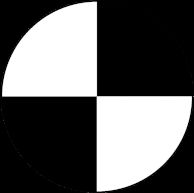
#> input picture opencv_test/opencv_test/Windows/Template Matching Example/template.png, 194 x 193 px
$ python live_detect.py
#> lines starting #> are read from the running program, lines starting #| are printed output that depends on the picture; after the words box and inside, x2 and y2 are one past the last pixel; in counts of white or black regions, pixels touching at a corner belong together
import cv2
import numpy as np

cap = cv2.VideoCapture(0)

template_image = cv2.imread('template.png')
#> template_image is the input picture: shape (193, 194, 3); min 0, max 255, mean 97.1
template_gray = cv2.cvtColor(template_image, cv2.COLOR_BGR2GRAY)

scale_factors = [.15, .10]

threshold = 0.70

while True:
    ret, frame = cap.read()
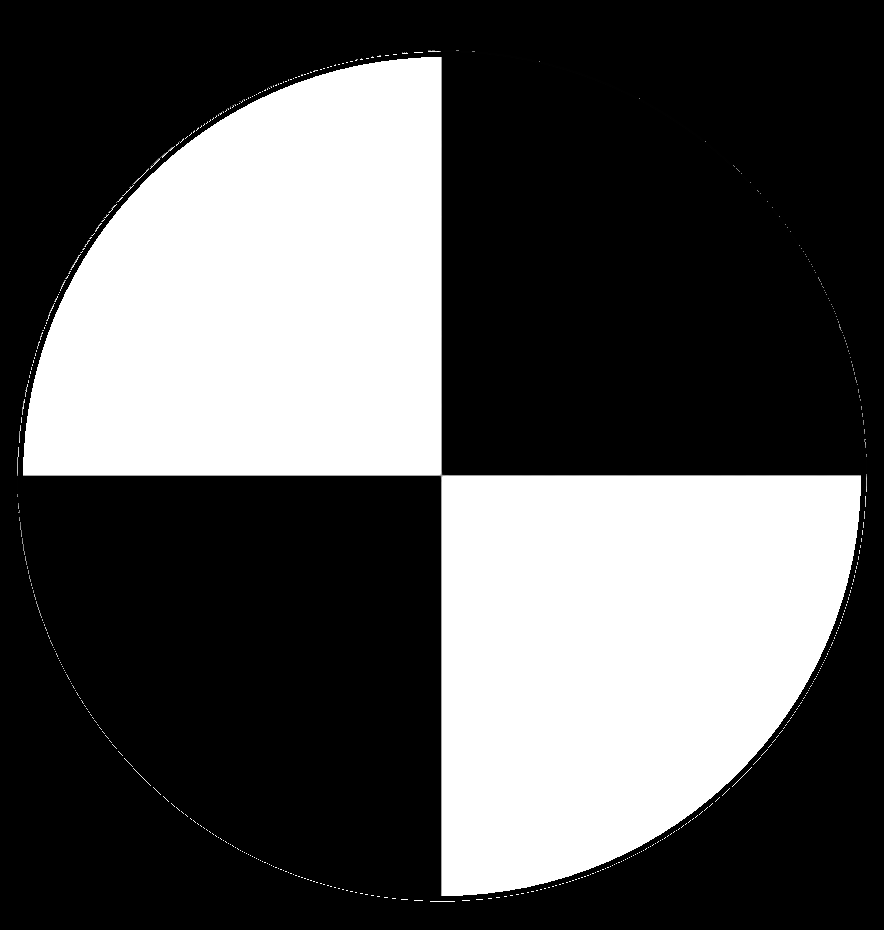
#> input picture opencv_test/opencv_test/Windows/Template Matching Example/1.png, 884 x 930 px, given in place of the camera
#> frame is the input picture: shape (930, 884, 3); mean B, G, R 86.1, 86.1, 86.1
    if not ret:
        break

    frame_gray = cv2.cvtColor(frame, cv2.COLOR_BGR2GRAY)

    boxes = []
    for scale in scale_factors:
        resized_template = cv2.resize(template_image, None, fx=scale, fy=scale)
        result = cv2.matchTemplate(frame, resized_template, cv2.TM_CCOEFF_NORMED)
        locations = np.where(result >= threshold)

        for loc in zip(*locations[::-1]):
            top_left = loc
            bottom_right = (top_left[0] + resized_template.shape[1], top_left[1] + resized_template.shape[0])
            boxes.append([top_left[0], top_left[1], bottom_right[0], bottom_right[1]])
#> this loop made 2 passes
#> locations on pass 2: ([465, 465, 466, 466], [431, 432, 431, 432])
#> pass 1, `resized_template = cv2.resize(template_image, None, fx=scale, fy=scale)`:
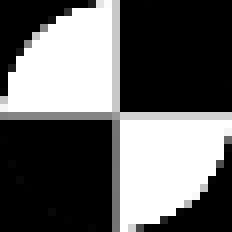
#> resized_template: shape (29, 29, 3) (shown 8 times larger); min 0, max 255, mean 99.6
#> pass 1, `result = cv2.matchTemplate(frame, resized_template, cv2.TM_CCOEFF_NORM..`:
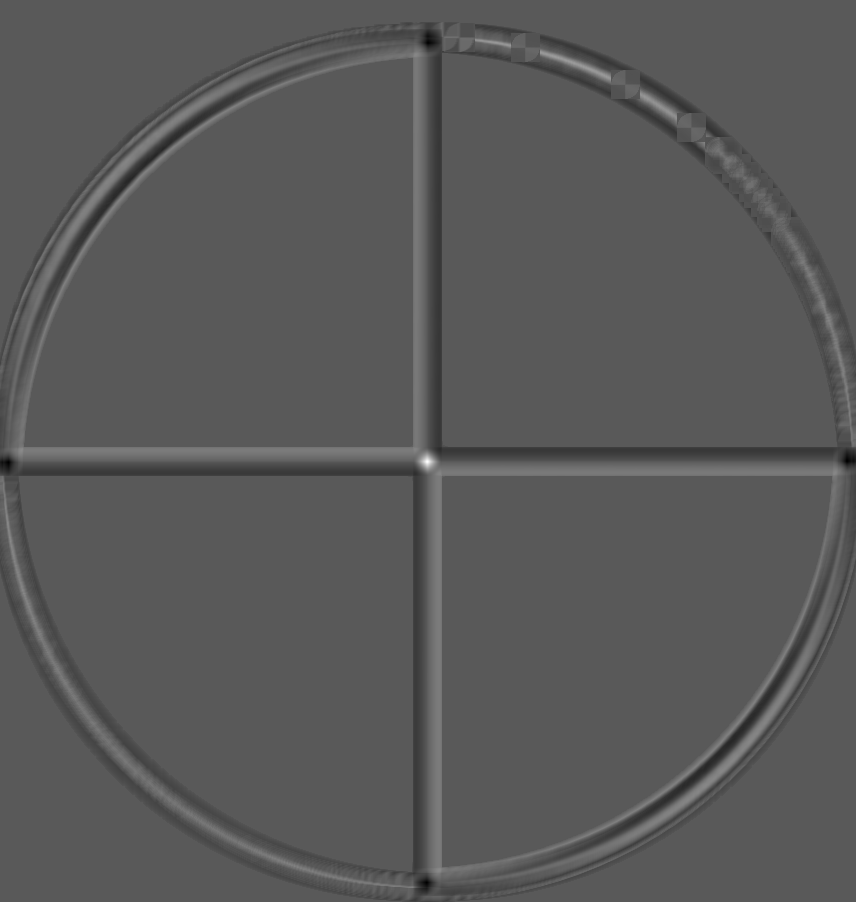
#> result: shape (902, 856) float32; min -0.419, max 0.772, mean -0.000703; drawn with min black and max white
#> pass 2, `result = cv2.matchTemplate(frame, resized_template, cv2.TM_CCOEFF_NORM..`:
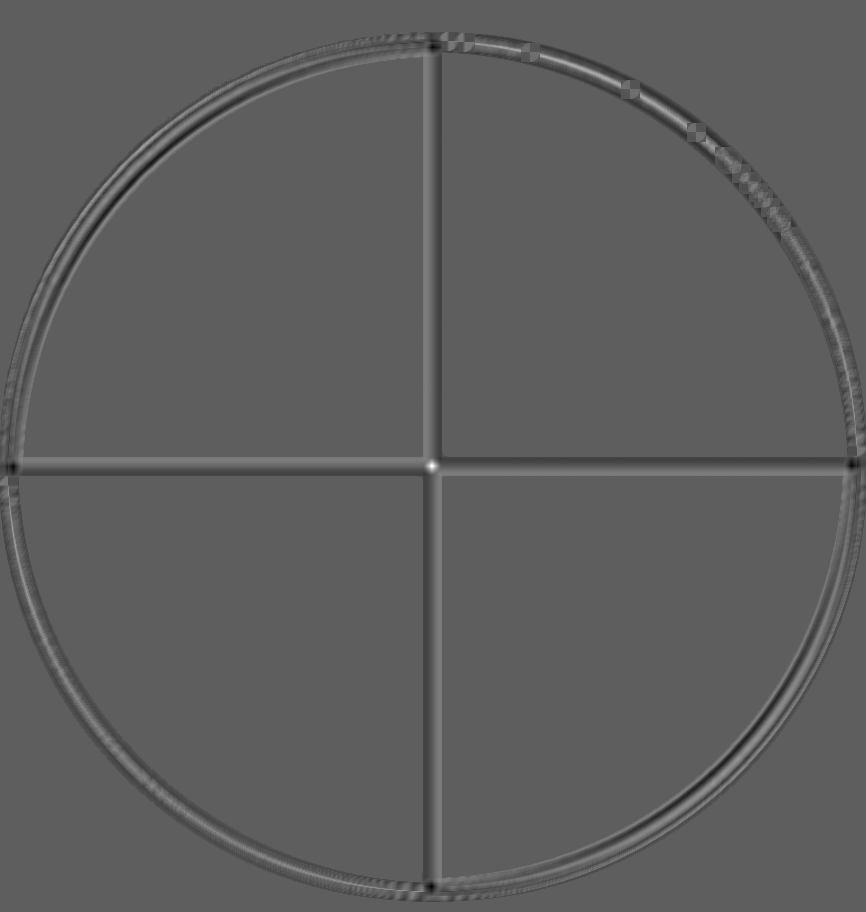
#> result: shape (912, 866) float32; min -0.44, max 0.744, mean -0.000509; drawn with min black and max white
#> after the loop, boxes = [[427, 460, 456, 489], [426, 461, 455, 490], [427, 461, 456, 490], [428, 461, 457, 490], [426, 462, 455, 491], [427, 462, 456, 491], [431, 465, 450, 484], [432, 465, 451, 484], [431, 466, 450, 485], [432, 466, 451, 485]]

    boxes = np.array(boxes)
    indices = cv2.dnn.NMSBoxes(boxes.tolist(), [1]*len(boxes), threshold, 0.9)
#> indices = [0]
    detected_templates = len(indices)  # Count the number of non-overlapping detections
#> detected_templates = 1

    for i in indices:
        i = i.item(0)
        box = boxes[i]
        top_left = (box[0], box[1])
        bottom_right = (box[2], box[3])
        cv2.rectangle(frame, top_left, bottom_right, (0, 255, 0), 2)

        # Compute the center coordinates of the detected template
        center_x = int((top_left[0] + bottom_right[0]) / 2)
        center_y = int((top_left[1] + bottom_right[1]) / 2)

        # Display the coordinates of the center of the detected template on the frame
        cv2.putText(frame, f"Center: ({center_x}, {center_y})", (center_x, center_y), cv2.FONT_HERSHEY_SIMPLEX, 0.5, (0, 0, 255), 2)
#> this loop made 1 pass
#> (i, top_left, bottom_right, center_x, center_y) on pass 1: (0, (427, 460), (456, 489), 441, 474)
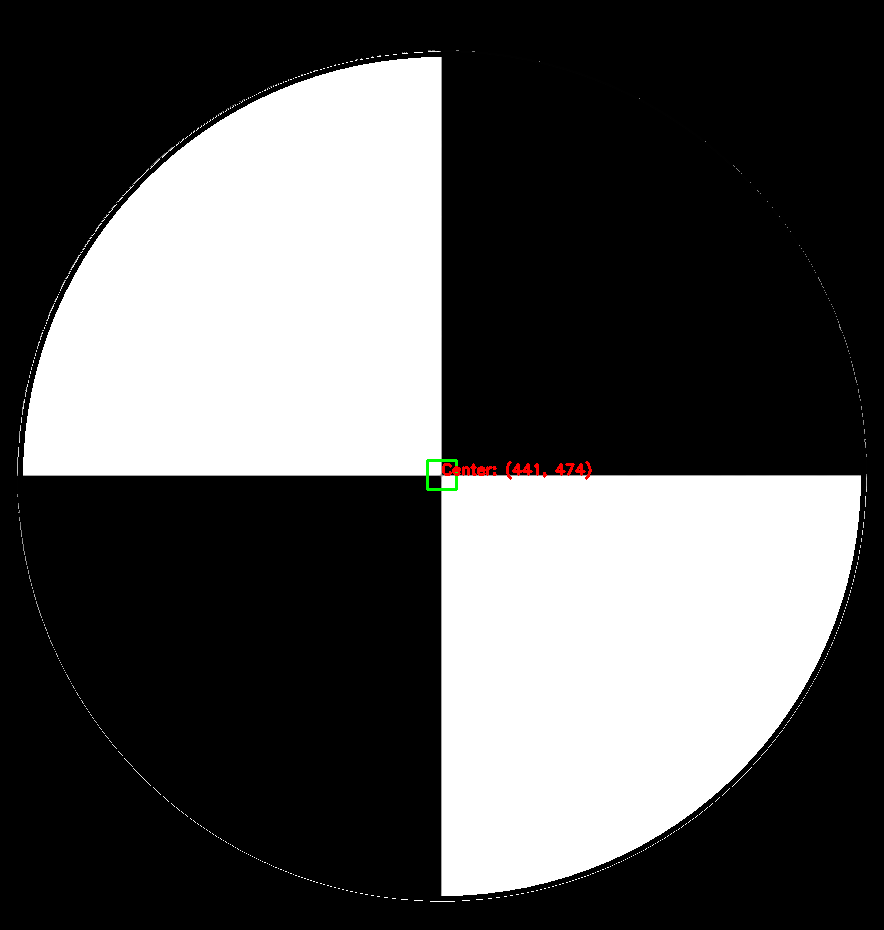
#> frame: shape (930, 884, 3); 0.15% of pixels changed, all inside (x1, y1, x2, y2) = (426, 459, 592, 491)

    # Display the number of detected templates on the frame
    cv2.putText(frame, f"Detected templates: {detected_templates}", (10, 30), cv2.FONT_HERSHEY_SIMPLEX, 1, (0, 255, 0), 2)
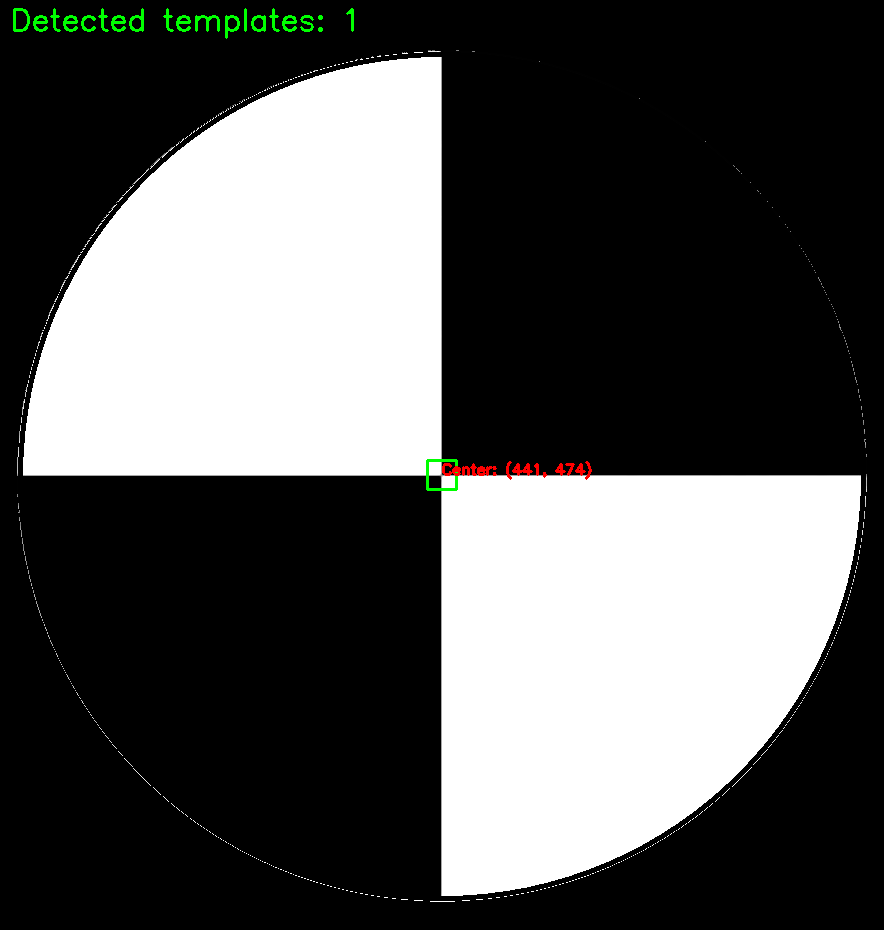
#> frame: shape (930, 884, 3); 0.29% of pixels changed, all inside (x1, y1, x2, y2) = (13, 8, 354, 39)

    cv2.imshow('Result', frame)

    if cv2.waitKey(1) == ord('q'):
#> (key q is pressed here)
        break

cap.release()
cv2.destroyAllWindows()
